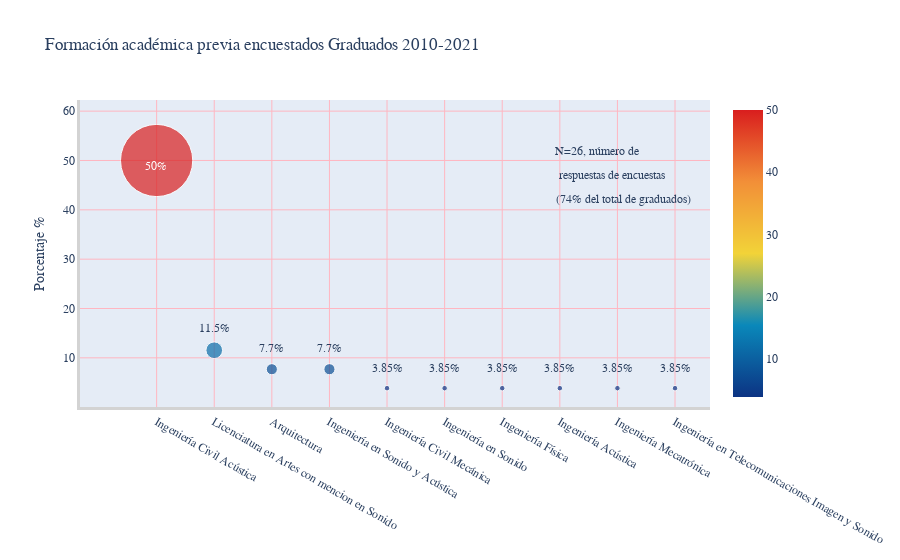

Source (notebook cell):
### Markdown cell above
## ¿Cuál es la <span style="color:#AC1212">*formación académica*</span>  previa al MAV?

### Code cell
path_file_sorted    = 'egresados_sorted.xlsx'
visual_forma(path_file_sorted)

### Figure 1 — Plotly figure (JSON) as saved in the notebook; plotly's stock layout.template omitted (floating-point values rounded to 4 significant figures)
{"data": [{"marker": {"color": [50, 11.54, 7.69, 7.69, 3.85, 3.85, 3.85, 3.85, 3.85, 3.85], "colorscale": [[0, "rgb(12,51,131)"], [0.25, "rgb(10,136,186)"], [0.5, "rgb(242,211,56)"], [0.75, "rgb(242,143,56)"], [1, "rgb(217,30,30)"]], "showscale": true, "size": [13, 3, 2, 2, 1, 1, 1, 1, 1, 1], "sizemode": "diameter", "sizeref": 0.18}, "mode": "markers", "type": "scatter", "x": ["Ingeniería Civil Acústica", "Licenciatura en Artes con mencion en Sonido", "Arquitectura", "Ingeniería en Sonido y Acústica", "Ingeniería Civil Mecánica", "Ingeniería en Sonido", "Ingeniería Física", "Ingeniería Acústica", "Ingeniería Mecatrónica", "Ingeniería en Telecomunicaciones Imagen y Sonido "], "y": [50, 11.54, 7.69, 7.69, 3.85, 3.85, 3.85, 3.85, 3.85, 3.85]}], "layout": {"annotations": [{"font": {"color": "white", "size": 12}, "showarrow": false, "text": "50%", "textangle": 0, "x": 0.1, "xanchor": "left", "xref": "paper", "y": 0.81, "yref": "paper"}, {"arrowhead": 1, "showarrow": false, "text": "11.5%", "x": 1, "y": 16}, {"arrowhead": 1, "showarrow": false, "text": "7.7%", "x": 2, "y": 12}, {"arrowhead": 1, "showarrow": false, "text": "7.7%", "x": 3, "y": 12}, {"arrowhead": 1, "showarrow": false, "text": "3.85%", "x": 4, "y": 8}, {"arrowhead": 1, "showarrow": false, "text": "3.85%", "x": 5, "y": 8}, {"arrowhead": 1, "showarrow": false, "text": "3.85%", "x": 6, "y": 8}, {"arrowhead": 1, "showarrow": false, "text": "3.85%", "x": 7, "y": 8}, {"arrowhead": 1, "showarrow": false, "text": "3.85%", "x": 8, "y": 8}, {"arrowhead": 1, "showarrow": false, "text": "3.85%", "x": 9, "y": 8}, {"arrowhead": 1, "showarrow": false, "text": "N=26, número de", "x": 7.65, "y": 52}, {"arrowhead": 1, "showarrow": false, "text": "respuestas de encuestas", "x": 7.9, "y": 47}, {"arrowhead": 1, "showarrow": false, "text": "(74% del total de graduados)", "x": 8.1, "y": 42}], "font": {"family": "Rockwell", "size": 12}, "title": {"text": "Formación académica previa encuestados Graduados 2010-2021"}, "xaxis": {"gridcolor": "LightPink", "gridwidth": 1, "linecolor": "lightgrey", "linewidth": 3, "showgrid": true, "showline": true}, "yaxis": {"gridcolor": "LightPink", "gridwidth": 1, "linecolor": "lightgrey", "linewidth": 3, "showgrid": true, "showline": true, "title": {"text": "Porcentaje %"}}}}
